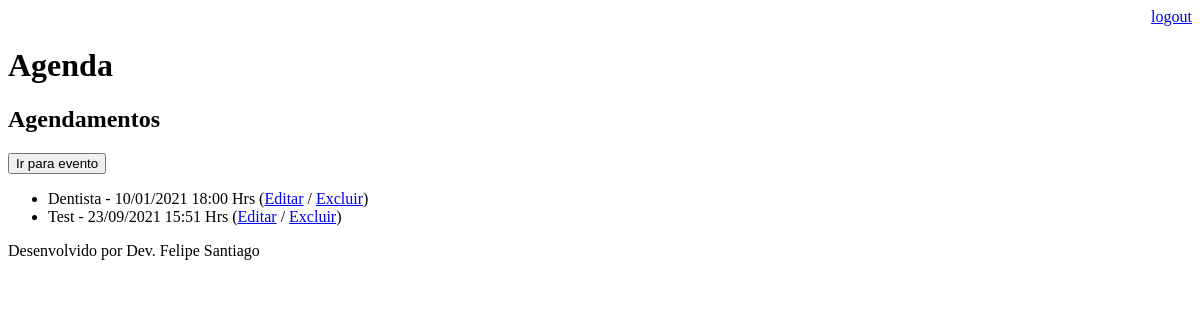
The page /agenda/ (signed in) on the database as committed earlier.
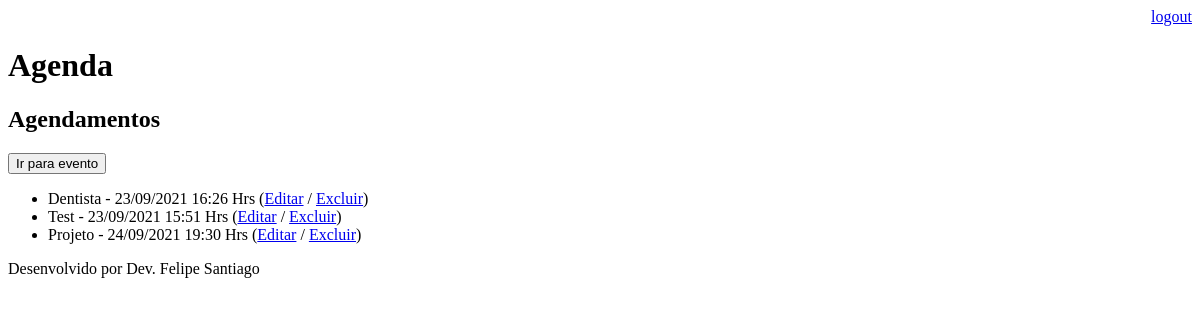
The same page on the database as committed later.
### core/models.py (models this page shows, shortened)
class Evento(models.Model):
    title = models.CharField(max_length=100)  # Max de 100 caractere
    description = models.TextField(
        blank=True, null=True
    )  # Pode ser branco e nulo
    data_evento = models.DateTimeField(
        verbose_name="data do evento"
    )  # nome da coluna
    data_criacao = models.DateTimeField(
        auto_now=True
    )  # Dato automatico, vai inserir o momento atual
    usuario = models.ForeignKey(User, on_delete=models.CASCADE)
    def get_data_evento(self):
        return self.data_evento.strftime("%d/%m/%Y %H:%M Hrs")

### core/views.py (the view)
# urls.py: path("agenda/", views.list_eventos),
@login_required(login_url="/login/")  # Requer autenticação do login
def list_eventos(request):
    user = request.user
    evento = Evento.objects.filter(usuario=user)
    dados = {"eventos": evento}
    return render(request, "agenda.html", dados)

### templates/agenda.html
{% extends 'model-page.html' %}
{% block content %}
<h2>Agendamentos</h2>
<a href="evento">
  <button type="button">Ir para evento</button>
</a>
<ul>
  {% for evento in eventos %}
  <li>
    {{ evento.title }} - {{ evento.get_data_evento}}
    (<a href="evento/?id={{ evento.id }}">Editar</a> / <a href="evento/delete/{{ evento.id }}">Excluir</a>)
  </li>
  {% endfor %}
</ul>
{% endblock %}

### templates/model-page.html
<!DOCTYPE html>
<html lang="en">
<head>
  {% include 'model-header.html' %}
</head>
<body>
  {% block content %} {% endblock %}
  {% include 'model-footer.html' %}
</body>
</html>

### templates/model-header.html (shortened to what this page needs)
<div align="right">
  <a href="/logout">logout</a>
</div>
<h1>Agenda</h1>

### templates/model-footer.html
<p>Desenvolvido por Dev. Felipe Santiago</p>

Rows that differ between the two databases and show on the page:
changed Evento "Dentista": get_data_evento "10/01/2021 18:00 Hrs" → "23/09/2021 16:26 Hrs"
added Evento: title "Projeto", get_data_evento "24/09/2021 19:30 Hrs"
